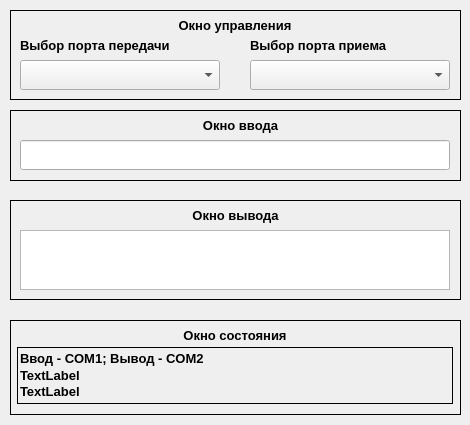
<?xml version="1.0" encoding="UTF-8"?>
<ui version="4.0">
 <class>MainWindow</class>
 <widget class="QMainWindow" name="MainWindow">
  <property name="geometry">
   <rect>
    <x>0</x>
    <y>0</y>
    <width>470</width>
    <height>425</height>
   </rect>
  </property>
  <property name="windowTitle">
   <string>MainWindow</string>
  </property>
  <widget class="QWidget" name="centralwidget">
   <widget class="QLabel" name="label">
    <property name="geometry">
     <rect>
      <x>20</x>
      <y>110</y>
      <width>441</width>
      <height>30</height>
     </rect>
    </property>
    <property name="font">
     <font>
      <pointsize>10</pointsize>
      <bold>true</bold>
     </font>
    </property>
    <property name="text">
     <string>Окно ввода</string>
    </property>
    <property name="alignment">
     <set>Qt::AlignmentFlag::AlignCenter</set>
    </property>
   </widget>
   <widget class="QLabel" name="label_2">
    <property name="geometry">
     <rect>
      <x>20</x>
      <y>200</y>
      <width>431</width>
      <height>30</height>
     </rect>
    </property>
    <property name="font">
     <font>
      <pointsize>10</pointsize>
      <italic>false</italic>
      <bold>true</bold>
     </font>
    </property>
    <property name="text">
     <string>Окно вывода</string>
    </property>
    <property name="alignment">
     <set>Qt::AlignmentFlag::AlignCenter</set>
    </property>
   </widget>
   <widget class="QLabel" name="label_3">
    <property name="geometry">
     <rect>
      <x>20</x>
      <y>343</y>
      <width>441</width>
      <height>31</height>
     </rect>
    </property>
    <property name="font">
     <font>
      <pointsize>10</pointsize>
      <bold>true</bold>
     </font>
    </property>
    <property name="frameShape">
     <enum>QFrame::Shape::NoFrame</enum>
    </property>
    <property name="text">
     <string>Ввод - COM1; Вывод - COM2</string>
    </property>
   </widget>
   <widget class="QComboBox" name="comboBox">
    <property name="geometry">
     <rect>
      <x>20</x>
      <y>60</y>
      <width>200</width>
      <height>30</height>
     </rect>
    </property>
    <property name="font">
     <font>
      <pointsize>10</pointsize>
      <bold>true</bold>
     </font>
    </property>
   </widget>
   <widget class="QLineEdit" name="lineEdit">
    <property name="geometry">
     <rect>
      <x>20</x>
      <y>140</y>
      <width>430</width>
      <height>30</height>
     </rect>
    </property>
    <property name="font">
     <font>
      <pointsize>10</pointsize>
     </font>
    </property>
   </widget>
   <widget class="QComboBox" name="comboBox_2">
    <property name="geometry">
     <rect>
      <x>250</x>
      <y>60</y>
      <width>200</width>
      <height>30</height>
     </rect>
    </property>
    <property name="font">
     <font>
      <pointsize>10</pointsize>
      <bold>true</bold>
     </font>
    </property>
   </widget>
   <widget class="QLabel" name="label_4">
    <property name="geometry">
     <rect>
      <x>20</x>
      <y>360</y>
      <width>440</width>
      <height>30</height>
     </rect>
    </property>
    <property name="font">
     <font>
      <pointsize>10</pointsize>
      <bold>true</bold>
     </font>
    </property>
    <property name="frameShape">
     <enum>QFrame::Shape::NoFrame</enum>
    </property>
    <property name="text">
     <string>TextLabel</string>
    </property>
   </widget>
   <widget class="QTextEdit" name="textEdit">
    <property name="geometry">
     <rect>
      <x>20</x>
      <y>230</y>
      <width>430</width>
      <height>60</height>
     </rect>
    </property>
    <property name="font">
     <font>
      <pointsize>10</pointsize>
      <bold>true</bold>
     </font>
    </property>
    <property name="readOnly">
     <bool>true</bool>
    </property>
   </widget>
   <widget class="QLabel" name="label_5">
    <property name="geometry">
     <rect>
      <x>20</x>
      <y>30</y>
      <width>200</width>
      <height>30</height>
     </rect>
    </property>
    <property name="font">
     <font>
      <pointsize>10</pointsize>
      <bold>true</bold>
     </font>
    </property>
    <property name="text">
     <string>Выбор порта передачи</string>
    </property>
   </widget>
   <widget class="QLabel" name="label_6">
    <property name="geometry">
     <rect>
      <x>250</x>
      <y>30</y>
      <width>200</width>
      <height>30</height>
     </rect>
    </property>
    <property name="font">
     <font>
      <pointsize>10</pointsize>
      <bold>true</bold>
     </font>
    </property>
    <property name="text">
     <string>Выбор порта приема</string>
    </property>
   </widget>
   <widget class="QLabel" name="label_7">
    <property name="geometry">
     <rect>
      <x>20</x>
      <y>10</y>
      <width>430</width>
      <height>30</height>
     </rect>
    </property>
    <property name="font">
     <font>
      <pointsize>10</pointsize>
      <bold>true</bold>
     </font>
    </property>
    <property name="layoutDirection">
     <enum>Qt::LayoutDirection::LeftToRight</enum>
    </property>
    <property name="text">
     <string>Окно управления</string>
    </property>
    <property name="alignment">
     <set>Qt::AlignmentFlag::AlignCenter</set>
    </property>
   </widget>
   <widget class="QLabel" name="label_8">
    <property name="geometry">
     <rect>
      <x>10</x>
      <y>10</y>
      <width>451</width>
      <height>90</height>
     </rect>
    </property>
    <property name="frameShape">
     <enum>QFrame::Shape::Box</enum>
    </property>
    <property name="text">
     <string/>
    </property>
   </widget>
   <widget class="QLabel" name="label_9">
    <property name="geometry">
     <rect>
      <x>10</x>
      <y>110</y>
      <width>451</width>
      <height>71</height>
     </rect>
    </property>
    <property name="frameShape">
     <enum>QFrame::Shape::Box</enum>
    </property>
    <property name="text">
     <string/>
    </property>
   </widget>
   <widget class="QLabel" name="label_10">
    <property name="geometry">
     <rect>
      <x>10</x>
      <y>200</y>
      <width>451</width>
      <height>100</height>
     </rect>
    </property>
    <property name="frameShape">
     <enum>QFrame::Shape::Box</enum>
    </property>
    <property name="text">
     <string/>
    </property>
   </widget>
   <widget class="QLabel" name="label_11">
    <property name="geometry">
     <rect>
      <x>20</x>
      <y>320</y>
      <width>430</width>
      <height>30</height>
     </rect>
    </property>
    <property name="font">
     <font>
      <pointsize>10</pointsize>
      <bold>true</bold>
     </font>
    </property>
    <property name="text">
     <string>Окно состояния</string>
    </property>
    <property name="alignment">
     <set>Qt::AlignmentFlag::AlignCenter</set>
    </property>
   </widget>
   <widget class="QLabel" name="label_12">
    <property name="geometry">
     <rect>
      <x>10</x>
      <y>320</y>
      <width>451</width>
      <height>95</height>
     </rect>
    </property>
    <property name="frameShape">
     <enum>QFrame::Shape::Box</enum>
    </property>
    <property name="text">
     <string/>
    </property>
   </widget>
   <widget class="QLabel" name="label_13">
    <property name="geometry">
     <rect>
      <x>17</x>
      <y>347</y>
      <width>436</width>
      <height>57</height>
     </rect>
    </property>
    <property name="frameShape">
     <enum>QFrame::Shape::Box</enum>
    </property>
    <property name="text">
     <string/>
    </property>
   </widget>
   <widget class="QLabel" name="label_14">
    <property name="geometry">
     <rect>
      <x>20</x>
      <y>376</y>
      <width>431</width>
      <height>30</height>
     </rect>
    </property>
    <property name="font">
     <font>
      <pointsize>10</pointsize>
      <bold>true</bold>
     </font>
    </property>
    <property name="text">
     <string>TextLabel</string>
    </property>
   </widget>
   <zorder>label</zorder>
   <zorder>label_2</zorder>
   <zorder>label_3</zorder>
   <zorder>label_5</zorder>
   <zorder>label_6</zorder>
   <zorder>label_7</zorder>
   <zorder>label_8</zorder>
   <zorder>label_9</zorder>
   <zorder>label_10</zorder>
   <zorder>label_11</zorder>
   <zorder>label_12</zorder>
   <zorder>comboBox</zorder>
   <zorder>comboBox_2</zorder>
   <zorder>lineEdit</zorder>
   <zorder>textEdit</zorder>
   <zorder>label_13</zorder>
   <zorder>label_14</zorder>
   <zorder>label_4</zorder>
  </widget>
 </widget>
 <resources/>
 <connections/>
</ui>
